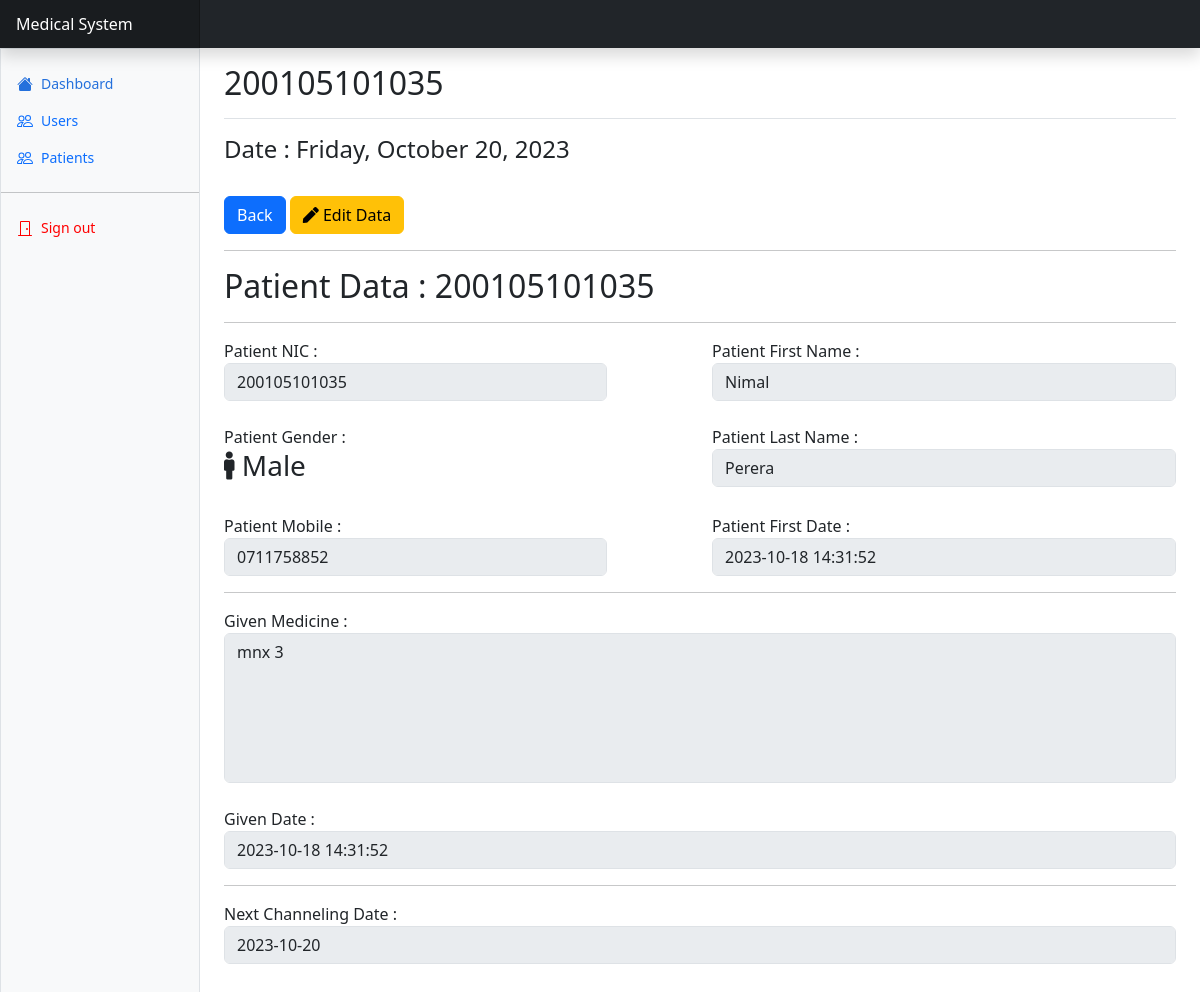
The app's page /lib/routes/patient/show.php?id=3 (signed in) with its own data.
### tables this page shows
CREATE TABLE `patients_tbl` (
  `id` int(10) NOT NULL,
  `nic` varchar(15) NOT NULL,
  `fname` varchar(255) NOT NULL,
  `lname` varchar(255) NOT NULL,
  `gender` varchar(6) NOT NULL,
  `mobile_no` varchar(15) NOT NULL,
  `address` varchar(255) NOT NULL,
  `join_at` datetime NOT NULL,
  `update_at` datetime NOT NULL
);

CREATE TABLE `medicine_tbl` (
  `id` int(10) NOT NULL,
  `nic` varchar(15) NOT NULL,
  `medicine` varchar(255) NOT NULL,
  `add_date` datetime NOT NULL
);

CREATE TABLE `channeling_date_tbl` (
  `id` int(10) NOT NULL,
  `nic` varchar(15) NOT NULL,
  `ch_date` date NOT NULL,
  `booked_date` datetime NOT NULL,
  `channel_status` int(1) NOT NULL
);

### lib/function/function.php (the view, shortened to what this page needs)
<?php
    function patient_nic(){
        $con = Connection();
        $id = $_GET['id'];
        $p_nic = "SELECT * FROM patients_tbl WHERE id = '$id'";
        $p_id_result = mysqli_query($con, $p_nic);
        $p_nic_row = mysqli_fetch_assoc($p_id_result);
        echo $p_nic_row['nic'];
    }
    function show_patient(){
        $con = Connection();
        $patient_id = strval($_SESSION['patient_nic']);
        $patient_data = "SELECT * FROM patients_tbl WHERE nic = '$patient_id'";
        $patient_data_result = mysqli_query($con, $patient_data);
        $patient_data_view = mysqli_fetch_assoc($patient_data_result);
        $patient = "
            <h2>Patient Data : ".$patient_data_view['nic']."</h2>
            <hr>
            <div class='row'>
                <div class='col-lg-5'>
                    Patient NIC :
                    <input type='text' class='form-control' value='".$patient_data_view['nic']."' disabled>
                </div>
                <div class='col-lg-1'>&nbsp;&nbsp;&nbsp;</div>
                <div class='col-lg-6'>
                    Patient First Name :
                    <input type='text' class='form-control' value='".$patient_data_view['fname']."' disabled>
                </div>
            </div>
            <br>
            <div class='row'>
                <div class='col-lg-5'>
                    Patient Gender : ";
                    if($patient_data_view['gender'] == "male"){
                        $patient .= "<h3><i class='fas fa-male'></i> Male</h3>";
                    }
                    elseif($patient_data_view['gender'] == "female"){
                        $patient .= "<h3><i class='fas fa-female'></i> Female</h3>";
                    }
            $patient .="
                </div>
                <div class='col-lg-1'>&nbsp;&nbsp;&nbsp;</div>
                <div class='col-lg-6'>
                    Patient Last Name :
                    <input type='text' class='form-control' value='".$patient_data_view['lname']."' disabled>
                </div>
            </div>
            <br>
            <div class='row'>
                <div class='col-lg-5'>
                    Patient Mobile :
                    <input type='text' class='form-control' value='".$patient_data_view['mobile_no']."' disabled>
                </div>
                <div class='col-lg-1'>&nbsp;&nbsp;&nbsp;</div>
                <div class='col-lg-6'>
                    Patient First Date :
                    <input type='text' class='form-control' value='".$patient_data_view['join_at']."' disabled>
                </div>
            </div>
            <hr>
        ";
        $medi_info = "SELECT * FROM medicine_tbl WHERE nic = '$patient_id'";
        $medi_info_result = mysqli_query($con, $medi_info);
        $medi_info_view = mysqli_fetch_assoc($medi_info_result);
        $patient .= "
            <div class='row'>
                <div class='col-lg-12'>
                    Given Medicine :
                    <textarea class='form-control pAddress' disabled>".$medi_info_view['medicine']."</textarea>
                </div>
            </div>
            <br>
            <div class='row'>
                <div class='col-lg-12'>
                    Given Date :
                    <input type='text' class='form-control' value='".$medi_info_view['add_date']."' disabled>
                </div>
            </div>
            <hr>
        ";
        $next_ch_date = "SELECT * FROM channeling_date_tbl WHERE nic = '$patient_id'";
        $next_ch_date_result = mysqli_query($con, $next_ch_date);
        $view_next_ch_date = mysqli_fetch_assoc($next_ch_date_result);
        $patient .= "
            <div class='row'>
                <div class='col-lg-12'>
                    Next Channeling Date :
                    <input type='text' class='form-control' value='".$view_next_ch_date['ch_date']."' disabled>
                </div>
            </div>
            <br><br>
        ";
        echo $patient;
    }
?>

### lib/routes/patient/show.php (style rules this page uses)
.pAddress { width: 100%; height: 150px; resize: none; }

### records on screen
patients_tbl: nic "200105101035", fname "Nimal", lname "Perera", mobile_no "0711758852", join_at "2023-10-18 14:31:52"
medicine_tbl: medicine "mnx 3", add_date "2023-10-18 14:31:52"
channeling_date_tbl: ch_date "2023-10-20"
